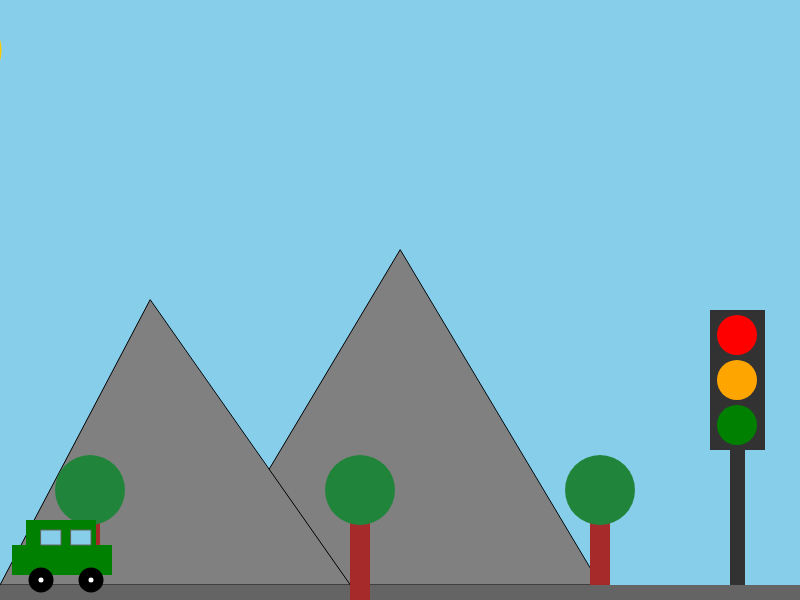
Frame 1 (no input)
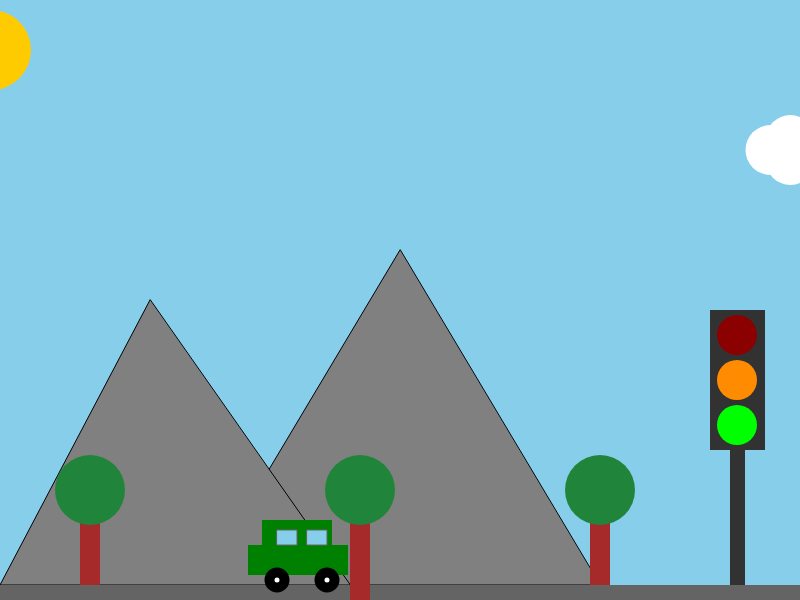
Frame 60 (no input)
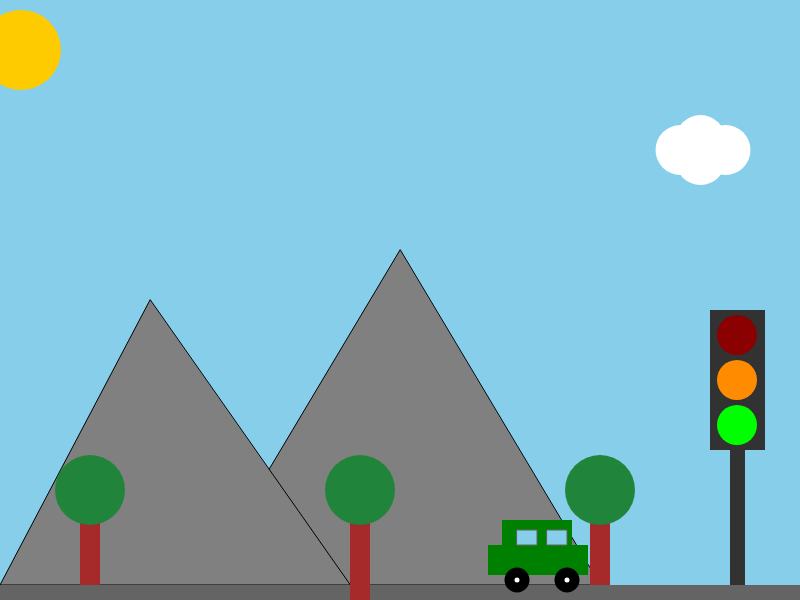
Frame 120 (the mouse pressed at the canvas centre since frame 60)

The p5.js sketch that drew these frames (run headless with seeded random() and noise() and a simulated clock; from frame 60 on, the mouse is pressed at the canvas centre):

// p5.js sketch
// ── sketch.js
let wolk = 800
let car = 10
let sun = -100
let color = 0
let red = "red"
let green = "green"
let orange = "orange"
let tijd = 0
let autokleur = "green"

function setup() {
  createCanvas(800, 600);
}

function draw() {
  //de lucht
  tijd = tijd + 1
  //als de tijd onder 1780 is maak het dag
  if (tijd >= 0 && tijd < 1780){
  background(135, 206, 235)}
  //als de tijd over 1780 zit maak het nacht
  else if (tijd > 1780 && tijd < 3560){
  background (25, 25, 112)}
  //als de tijd over 3560 is maak de tijd 0
  else if (tijd > 3560){
  tijd = 0}
  //bergen
  strokeWeight (1)
  fill ("grey")
  //rechterberg
  triangle (400, 250, 200, 585, 600, 585)
  //linkerberg
  triangle (150, 300, 0, 585, 350, 585)

  //bomen achter de auto
  //boom kleur
  fill (165, 42, 41)
  strokeWeight (0)
  //linker boomstam
  rect (80, 500, 20, 100)
  //blaadjes kleur
  fill (32, 133, 58)
  //linker blaadjes
  circle (90, 490, 70)
  //rechter boomstamkleur
  fill (165, 42, 41)
  //rechter boomstam
  rect (590, 500, 20, 100)
  //blaadjes kleur
  fill (32, 133, 58)
  //rechter blaadjes
  circle (600, 490, 70)

  //sun and moon
  sun = sun + 0.5
  //als het dag is maak hele gele zon
  if (tijd < 1780){
  fill (254, 203, 0)
  circle (sun + 1 + 60, 50, 80)}
  //als het nacht is maak de zon een halve maan
  else { 
  fill (246, 241, 213)
  circle (sun + 1 + 60, 50, 80)
  fill (25, 25, 112)
  circle (sun + 15 + 60, 50, 60)}
  strokeWeight (0)
  //sun and moon beweging
  if (sun > 800) 
  sun = sun = -100
  
  //de wolk 
  //als het dag is maak witte woll
  if (tijd < 1780){
  fill (255)
  strokeWeight (0)
  circle (wolk + -1 + 60, 150, 50)
  circle (wolk + -1 + 80, 140, 50)
  circle (wolk + -1 + 80, 160, 50)
  circle (wolk + -1 + 105, 150, 50)}
  //als het nacht is maak grijze wolk
  else { 
  fill (71, 71, 71)
  circle (wolk + -1 + 60, 150, 50)
  circle (wolk + -1 + 80, 140, 50)
  circle (wolk + -1 + 80, 160, 50)
  circle (wolk + -1 + 105, 150, 50)}
  //wolk beweging
  wolk = wolk + -1.5
  if (wolk < -200) 
  wolk = wolk = +800

  //de weg
  strokeWeight (10)
  stroke (100)
  rect (0, 590, 800, 10)

  //het stoplicht
  strokeWeight (0)
  fill (50, 50, 50)
  //onderste deel stoplight
  rect (730, 450, 15, 135)
  //bovenste dell stoplight
  rect (710, 310, 55, 140)

  //de lichten van het stoplicht
  color = color + 1
  fill (red)
  circle (737, 335, 40)
  fill (orange)
  circle (737, 380, 40)
  fill (green)
  circle (737, 425, 40)
 
  //de auto
  strokeWeight (0)
  fill (autokleur)
  //onderste autoframe
  rect (car + 1 + 1, 545, 100, 30)
  //bovenste outoframe
  rect (car + 1 + 15, 520, 70, 30)
  //kleur van de ramen
  fill (135, 206, 235)
  strokeWeight (1)
  //linker raam
  rect (car + 1 + 60, 530, 20, 15)
  //rechter raam
  rect (car + 1 + 30, 530, 20, 15)
  stroke (0)
  fill (255)
  strokeWeight (10)
  //linker wiel
  circle (car + 1 + 30, 580, 15)
  //rechter wiel
  circle (car + 1 + 80, 580, 15)
  //beweging auto
  if (car > 800) 
  car = car = -100
  if (color > 0 && color < 300)
  car = car +4
  if (color > 600 && color < 800)
  car = car +0
  if (color > 300 && color < 600)
  car = car +2 

//voorste boom
strokeWeight (0)
//rechter boomstamkleur
fill (165, 42, 41)
//rechter boomstam
rect (350, 500, 20, 100)
//blaadjes kleur
fill (32, 133, 58)
//rechter blaadjes
circle (360, 490, 70)

//als color 900 tot 1100 is gaat rood aan
  if (color > 600 && color < 800){
    red = "red"
    
  }
  else {
    red = "darkred"
  }
//als color 0 tot 600 is gaat groen aan
  if (color > 0 && color < 300){
    green = "lime"
  }
  else {
    green = "green"
  }
//als color 600 tot 900 is gaat oranje aan
  if (color > 300 && color < 600){
    orange = "orange"
  }
  else {
    orange = "darkorange"
  }
  if (color > 800)
    color = 0
  if (color == 600 && color == 601 && color == 602){
  }
}

function mouseClicked(){
  //als de muisX en Y positie tussen die 2 getallen zit maak de auto rood
  if (mouseX > 717 && mouseX < 757 && mouseY > 315 && mouseY < 355){
  autokleur = "red"}

  //als de muisX en Y positie tussen die 2 getallen zit maak de auto oranje
  if (mouseX > 717 && mouseX < 757 && mouseY > 360 && mouseY < 400){
  autokleur = "orange"}
  //als de muisX en Y positie tussen die 2 getallen zit maak de auto groen
  if (mouseX > 717 && mouseX < 757 && mouseY > 405 && mouseY < 445){
  autokleur = "green"}

}
